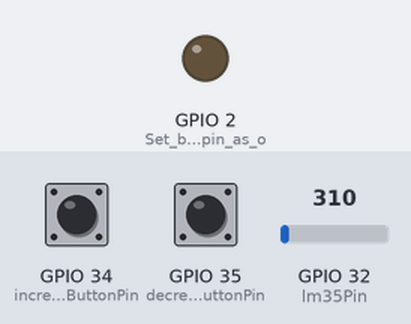
Recording of a sketch running on a simulated ESP32. Parts: output pins drawn as LEDs (lit = HIGH). The inputs (shaded band) are chosen by the test bench; at power-on: GPIO 32 (lm35Pin) = 310, GPIO 34 (increaseButtonPin) HIGH, GPIO 35 (decreaseButtonPin) HIGH. WiFi joins after 1.5 s; servers stay silent unless stated; what the sketch prints to the serial monitor is not drawn.

Above: at 0.0 s.
At 1.9 s:
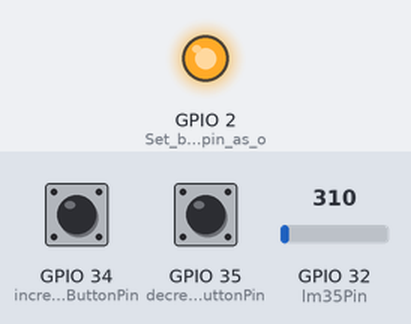
Timing chart, 0 to 3.4 s (numbered marks = the images above):
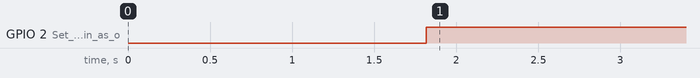

Measured:
- by itself, GPIO 2 (Set_built-in_LED_pin_as_o): LOW → HIGH at 1.8 s

The sketch:

Test2.ino
```cpp
#define BLYNK_TEMPLATE_ID "user12"
#define BLYNK_TEMPLATE_NAME "user12@server.wyns.it"
#define BLYNK_PRINT Serial

#include <WiFi.h>
#include <WiFiClient.h>
#include <BlynkSimpleEsp32.h>

char auth[] = "4ZxxWy2LjJtcwxGcdLOgwiAGvxkyYAwW";
char ssid[] = "embed";
char pass[] = "weareincontrol";

int lm35Pin = 32;      // Analog pin connected to LM35 sensor
int lm35Value;         // Variable to store LM35 sensor value
int gezetteWaarde = 0; // Initialize the gezetteWaarde

const int increaseButtonPin = 34; // Pin for the increase button
const int decreaseButtonPin = 35; // Pin for the decrease button

void setup() {
  pinMode(lm35Pin, INPUT);      // Set LM35 pin as input
  pinMode(LED_BUILTIN, OUTPUT); // Set built-in LED pin as output
  pinMode(increaseButtonPin, INPUT_PULLUP); // Set increase button pin as input with internal pull-up resistor
  pinMode(decreaseButtonPin, INPUT_PULLUP); // Set decrease button pin as input with internal pull-up resistor

  Serial.begin(115200);
  delay(10);
  Serial.print("Connecting to ");
  Serial.println(ssid);

  WiFi.begin(ssid, pass);
  while (WiFi.status() != WL_CONNECTED) {
    delay(500);
    Serial.print(".");
  }

  Serial.println("WiFi connected");

  Blynk.begin(auth, ssid, pass, "server.wyns.it", 8081);
}

void loop() {
  Blynk.run();

  // Read LM35 sensor value
  lm35Value = analogRead(lm35Pin);

  // Send LM35 value to Blynk app
  Blynk.virtualWrite(V1, lm35Value);

  Blynk.virtualWrite(V3, gezetteWaarde);

  // Print LM35 value to Serial monitor
  Serial.print("LM35: ");
  Serial.println(lm35Value);

  // Check if LM35 value is above 27 degrees
  if (lm35Value > 27) {
    digitalWrite(LED_BUILTIN, HIGH); // Turn on LED
  } else {
    digitalWrite(LED_BUILTIN, LOW); // Turn off LED
  }

  // Check if increase button is pressed
  if (digitalRead(increaseButtonPin) == 1) {
    gezetteWaarde++;
    delay(250); // Add a small delay to debounce the button
  }

  // Check if decrease button is pressed
  if (digitalRead(decreaseButtonPin) == 1) {
    gezetteWaarde--;
    delay(250); // Add a small delay to debounce the button
  }


  delay(200);  // Adjust delay as needed
}
```
